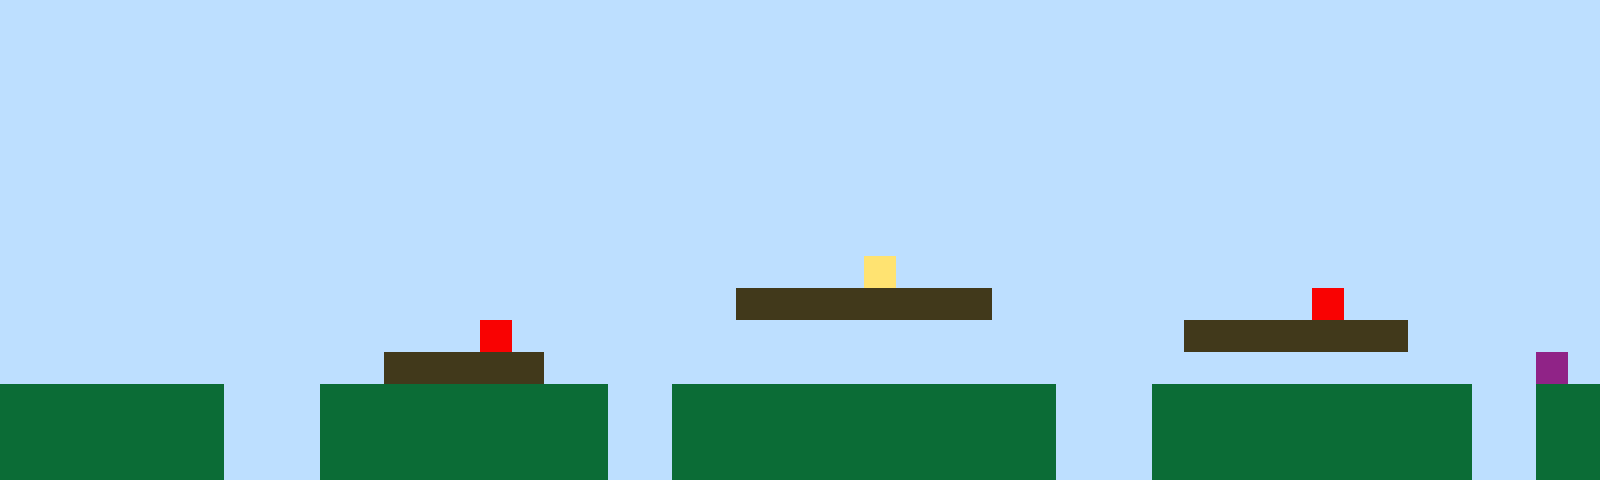

This is a level from a 2D game, rendered from its Tiled map with the project's own tilesets. A one-line summary and the complete map file follow:
An orthogonal 50x15 tile map with 32x32 px tiles, 1 tile layer (Tile Layer 1).

<map version="1.10" tiledversion="1.11.2" orientation="orthogonal" renderorder="right-up" width="50" height="15" tilewidth="32" tileheight="32" infinite="0" nextlayerid="2" nextobjectid="1"><editorsettings><export target="map1.csv" format="csv" /></editorsettings><tileset firstgid="1" name="sprites" tilewidth="32" tileheight="32" tilecount="6" columns="3"><image source="sprites.png" width="96" height="64" /></tileset><layer id="1" name="Tile Layer 1" width="50" height="15"><data encoding="csv">1,1,1,1,1,1,1,1,1,1,1,1,1,1,1,1,1,1,1,1,1,1,1,1,1,1,1,1,1,1,1,1,1,1,1,1,1,1,1,1,1,1,1,1,1,1,1,1,1,1,1,1,1,1,1,1,1,1,1,1,1,1,1,1,1,1,1,1,1,1,1,1,1,1,1,1,1,1,1,1,1,1,1,1,1,1,1,1,1,1,1,1,1,1,1,1,1,1,1,1,1,1,1,1,1,1,1,1,1,1,1,1,1,1,1,1,1,1,1,1,1,1,1,1,1,1,1,1,1,1,1,1,1,1,1,1,1,1,1,1,1,1,1,1,1,1,1,1,1,1,1,1,1,1,1,1,1,1,1,1,1,1,1,1,1,1,1,1,1,1,1,1,1,1,1,1,1,1,1,1,1,1,1,1,1,1,1,1,1,1,1,1,1,1,1,1,1,1,1,1,1,1,1,1,1,1,1,1,1,1,1,1,1,1,1,1,1,1,1,1,1,1,1,1,1,1,1,1,1,1,1,1,1,1,1,1,1,1,1,1,1,1,1,1,1,1,1,1,1,1,1,1,1,1,1,1,1,1,1,1,1,1,1,1,1,1,1,1,1,1,1,1,1,1,1,1,1,1,1,1,1,1,1,1,1,1,1,1,1,1,1,1,1,1,1,1,1,1,1,1,1,1,1,1,1,1,1,1,1,1,1,1,1,1,1,1,1,1,1,1,1,1,1,1,1,1,1,1,1,1,1,1,1,1,1,1,1,1,1,1,1,1,1,1,1,1,1,1,1,1,1,1,1,1,1,1,1,1,1,1,1,1,1,1,1,1,1,1,1,1,1,1,1,1,1,1,1,1,1,1,1,1,1,1,1,1,1,1,1,1,1,1,1,1,1,1,1,1,1,1,1,1,1,1,1,1,1,1,1,1,1,1,1,1,1,1,1,1,1,1,1,1,1,1,1,1,1,4,1,1,1,1,1,1,1,1,1,1,1,1,1,1,1,1,1,1,1,1,1,1,1,1,1,1,1,1,1,1,1,1,1,1,1,1,1,1,1,1,1,1,1,1,1,3,3,3,3,3,3,3,3,1,1,1,1,1,1,1,1,1,1,5,1,1,1,1,1,1,1,1,1,1,1,1,1,1,1,1,1,1,1,1,1,1,1,5,1,1,1,1,1,1,1,1,1,1,1,1,1,1,1,1,1,1,1,1,1,3,3,3,3,3,3,3,1,1,1,1,1,1,1,1,1,1,1,1,1,1,1,1,1,1,3,3,3,3,3,1,1,1,1,1,1,1,1,1,1,1,1,1,1,1,1,1,1,1,1,1,1,1,1,1,1,1,1,1,1,1,6,1,2,2,2,2,2,2,2,1,1,1,2,2,2,2,2,2,2,2,2,1,1,2,2,2,2,2,2,2,2,2,2,2,2,1,1,1,2,2,2,2,2,2,2,2,2,2,1,1,2,2,2,2,2,2,2,2,2,1,1,1,2,2,2,2,2,2,2,2,2,1,1,2,2,2,2,2,2,2,2,2,2,2,2,1,1,1,2,2,2,2,2,2,2,2,2,2,1,1,2,2,2,2,2,2,2,2,2,1,1,1,2,2,2,2,2,2,2,2,2,1,1,2,2,2,2,2,2,2,2,2,2,2,2,1,1,1,2,2,2,2,2,2,2,2,2,2,1,1,2,2</data></layer></map>
